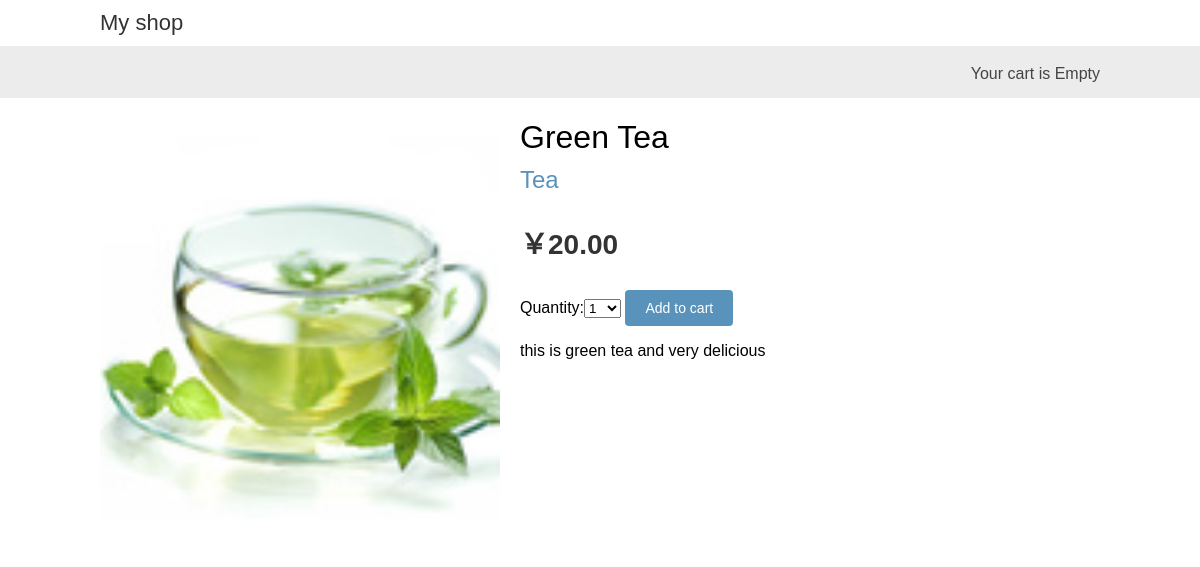
Page /1/green-tea/ on the committed database.
### shop/models.py (models this page shows, shortened)
class Product(models.Model):
    category = models.ForeignKey(Category, related_name='products')
    name = models.CharField(max_length=200, db_index=True)
    slug = models.SlugField(max_length=200, db_index=True)
    image = models.ImageField(upload_to='products/%Y/%m/%d', blank=True)
    description = models.TextField(blank=True)
    price = models.DecimalField(max_digits=10, decimal_places=2)
    stock = models.PositiveIntegerField()
    available = models.BooleanField(default=True)
    created = models.DateTimeField(auto_now_add=True)
    updated = models.DateTimeField(auto_now=True)
    class Meta:
        ordering = ('name', )
        index_together = (('id', 'slug'), )

class Category(models.Model):
    name = models.CharField(max_length=200,
                            db_index=True)
    slug = models.SlugField(max_length=200,
                            db_index=True,
                            unique=True)
    class Meta:
        ordering = ('name', )
        verbose_name = 'category'
        verbose_name_plural = 'categories'
    def __str__(self):
        return self.name
    def get_absolute_url(self):
        return reverse('shop:product_list_by_category',
                       args=[self.slug])

### shop/views.py (the view)
# urls.py: url(r'^(?P<id>\d+)/(?P<slug>[-\w]+)/$', views.product_detail, name='product_detail'),
def product_detail(request, id, slug):
    product = get_object_or_404(Product, id=id, slug=slug, available=True)
    cart_product_form = CartAddForm()
    return render(request, 'shop/product/detail.html',
                  {'product': product,
                   'cart_product_form': cart_product_form})

### cart/forms.py
class CartAddForm(forms.Form):
    quantity = forms.TypedChoiceField(
        choices=PRODUCT_QUALITY_CHOICES,
        coerce=int
    )
    update = forms.BooleanField(
        required=False,
        initial=False,
        widget=forms.HiddenInput
    )

### cart/cart.py (called while the page is built)
    def __len__(self):
        return sum(item['quantity'] for item in self.cart.values())

### cart/context_processors.py (called while the page is built)
def cart(request):
    return {'cart': Cart(request)}

### shop/templates/shop/product/detail.html (shortened to what this page needs)
{% extends 'shop/base.html' %}
{% load static %}
{% block content %}
    <div class="product-detail">
        <img src="
            {% if product.image %}
                {{ product.image.url }}
            {% else %}
                {% static 'img/no_image.png' %}
            {% endif %}
         " alt="No">
        <h1>{{ product.name }}</h1>
        <h2><a href="{{ product.category.get_absolute_url }}">{{ product.category }}</a></h2>
        <p class="price">￥{{ product.price }}</p>
        <form action="{% url 'cart:cart_add' product.id %}" method="post">
            {{ cart_product_form }}
            <input type="submit" value="Add to cart">
        </form>
        {{ product.description|linebreaks }}
    </div>
{% endblock %}

### shop/static/css/base.css (style rules this page uses)
body { margin:0; padding:0; font-family:helvetica, sans-serif; }
h1, h2, h3, h4, h5 , h6 { font-family: 'Ubuntu', sans-serif; font-weight:normal; }
a { text-decoration:none; color:#5993bb; }
a.button, input[type="submit"] { color:#fff; background:#5993bb; border-radius:4px; padding:10px 20px; font-size:14px; border:0; }
.product-detail { text-align:justify; }
.product-detail .price { color:#333; font-size:28px; font-weight:bold; }
.product-detail img { width:40%; float:left; padding:0 20px 20px 0; }
.product-detail h1 { margin-bottom:0; }
.product-detail h2 { margin-top:10px; }

### rows in the picture
Product: image (picture), name "Green Tea", category "Tea", price "20.00", description "this is green tea and very delicious"
